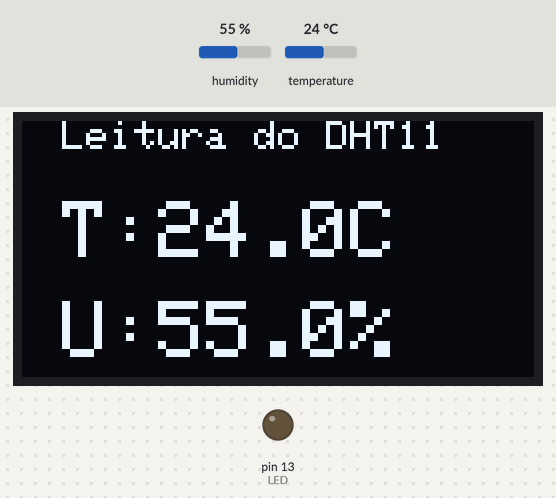
Recording of a sketch running on a simulated Arduino Uno, built with avr-gcc and run on an emulated ATmega328P. On the bench: 128×64 one-colour display, output pins drawn as LEDs (lit = HIGH). The inputs (shaded band) are chosen by the test bench; at power-on: humidity 55 %, temperature 24 °C. What the sketch prints to the serial monitor is not drawn.

Above: at 4.7 s.
4.8 s: humidity set to 59 %
At 6.5 s:
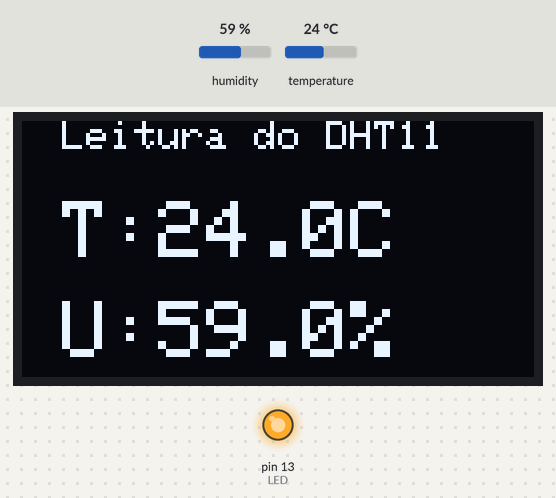
7.8 s: humidity set to 22 %
At 8.8 s:
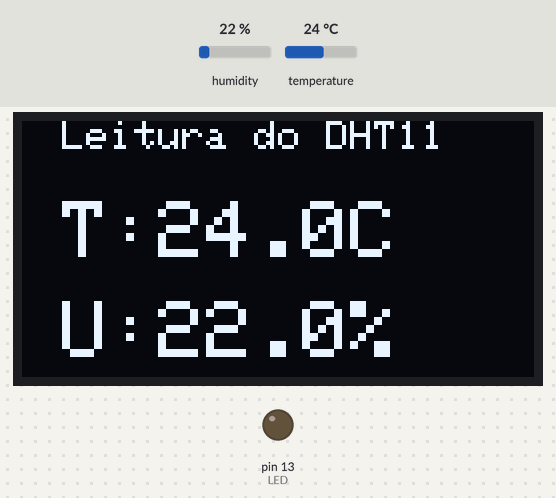
10.8 s: temperature set to 12 °C
At 13.5 s:
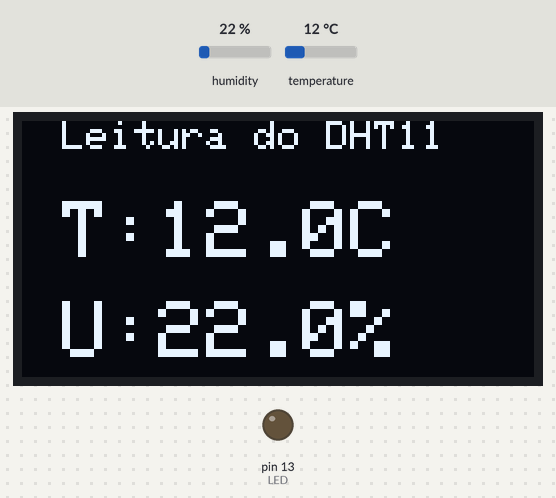
13.8 s: temperature set to 19 °C
At 15.8 s:
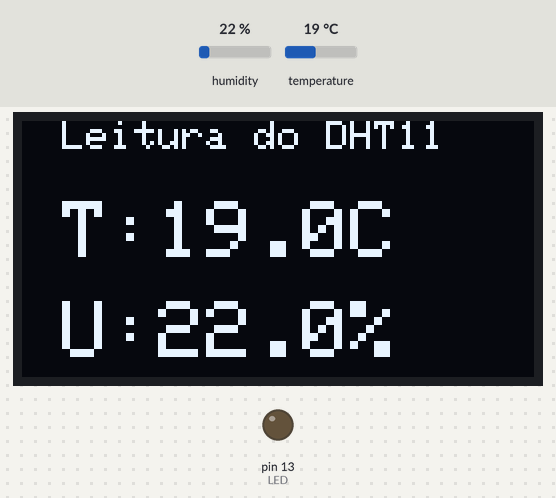
Timing chart, 0 to 17.3 s (numbered marks = the images above; inputs shaded):
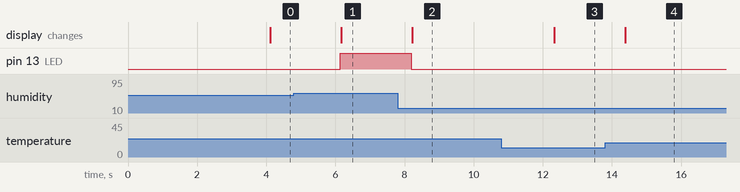

Measured:
- the behaviour switches between 57 and 58 % on humidity (found by bisection; images 0 and 1)
- after the input at 4.8 s, pin 13 (LED): LOW → HIGH after 1.3 s; the display: changes after 1.4 s (image 1)
- after the input at 7.8 s, pin 13 (LED): HIGH → LOW after 0.39 s; the display: changes after 0.42 s (image 2)
- after the input at 10.8 s, the display: changes after 1.5 s (image 3)
- after the input at 13.8 s, the display: changes after 0.59 s (image 4)

The sketch:

SensorLedDth11Oled.ino
```cpp
/*==================== PROGRAM ==============================
 * Program: Teste_Sensor_DHT11_OLED
 * Date of Create: 14/10/2025
 * Update in: 19/10/2025
 * Author: Jefferson Bezerra dos Santos
 * Description: Teste do sensor DHT11 com exibição no display OLED SSD1306 (I2C).
 *              Mostra temperatura e umidade no display.
 *              O LED acende quando a umidade >= 58%.
 *===========================================================
 */

/*==================== ESTRUTURA DE PINOS ====================
 * DHT11 → Arduino
 * ----------------
 * VCC   → 5V
 * DATA  → Pino A2
 * GND   → GND
 *
 * OLED SSD1306 (I2C)
 * -------------------
 * VCC   → 5V
 * GND   → GND
 * SDA   → A4
 * SCK   → A5
 * ==========================================================
 */

#include <Arduino.h>
#include <DHT.h>
#include <Wire.h>
#include <Adafruit_GFX.h>
#include <Adafruit_SSD1306.h>

// === Configurações do DHT11 ===
#define DHTPIN A2
#define DHTTYPE DHT11
#define LED 13
DHT dht(DHTPIN, DHTTYPE);

// === Configurações do OLED ===
#define SCREEN_WIDTH 128
#define SCREEN_HEIGHT 64
Adafruit_SSD1306 display(SCREEN_WIDTH, SCREEN_HEIGHT, &Wire, -1);

void setup() {
  pinMode(LED, OUTPUT);
  Serial.begin(9600);
  Serial.println("Teste do Sensor DHT11 com OLED");

  dht.begin();

  // Inicializa o display OLED
  if (!display.begin(SSD1306_SWITCHCAPVCC, 0x3C)) {
    Serial.println(F("Falha ao iniciar display SSD1306!"));
    for (;;);
  }

  display.clearDisplay();
  display.setTextColor(SSD1306_WHITE);
  display.setTextSize(1);
  display.setCursor(10, 20);
  display.println("Sensor DHT11");
  display.setCursor(10, 35);
  display.println("Inicializando...");
  display.display();
  delay(2000);
}

void loop() {
  delay(2000);

  float umidade = dht.readHumidity();
  float temperatura = dht.readTemperature();

  if (isnan(umidade) || isnan(temperatura)) {
    Serial.println("Falha ao ler o sensor DHT11!");

    display.clearDisplay();
    display.setTextSize(1);
    display.setCursor(10, 25);
    display.println("Erro na leitura!");
    display.display();
    return;
  }

  // Controle do LED com base na umidade
  if (umidade >= 58) {
    digitalWrite(LED, HIGH);
  } else {
    digitalWrite(LED, LOW);
  }

  // Exibe no Serial (opcional)
  Serial.print("Umidade: ");
  Serial.print(umidade);
  Serial.print(" %  |  Temperatura: ");
  Serial.print(temperatura);
  Serial.println(" °C");

  // === Exibe no OLED ===
  display.clearDisplay();
  display.setTextColor(SSD1306_WHITE);

  display.setTextSize(1);
  display.setCursor(10, 0);
  display.println("Leitura do DHT11");

  display.setTextSize(2);
  display.setCursor(10, 20);
  display.print("T:");
  display.print(temperatura, 1);
  display.print("C");

  display.setCursor(10, 45);
  display.print("U:");
  display.print(umidade, 1);
  display.print("%");

  display.display();
}
```
